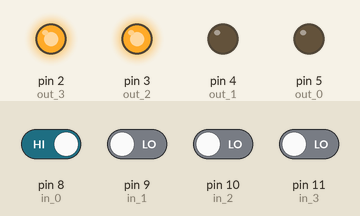
Recording of a sketch running on a simulated Arduino Uno, built with avr-gcc and run on an emulated ATmega328P. On the bench: output pins drawn as LEDs (lit = HIGH). The inputs (shaded band) are chosen by the test bench; at power-on: pin 8 (in_0) HIGH, pin 9 (in_1), pin 10 (in_2), pin 11 (in_3) LOW.

Above: at 1.2 s.
1.3 s: pin 8 (in_0) driven LOW
At 2.5 s:
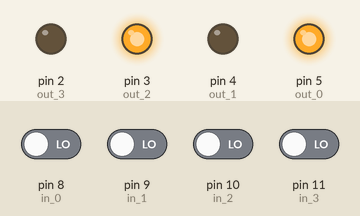
2.8 s: pin 9 (in_1) driven HIGH
At 3.8 s:
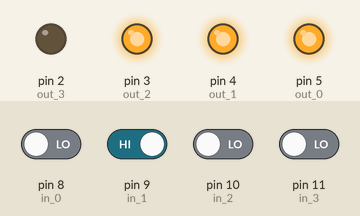
4.3 s: pin 10 (in_2) driven HIGH
At 5.0 s:
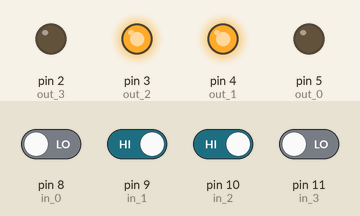
5.8 s: pin 8 (in_0) driven HIGH
At 6.1 s:
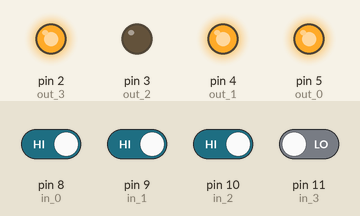
7.3 s: pin 11 (in_3) driven HIGH
At 8.5 s:
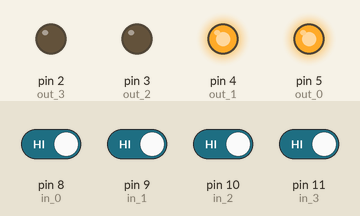
8.8 s: pin 11 (in_3) driven LOW
At 9.6 s:
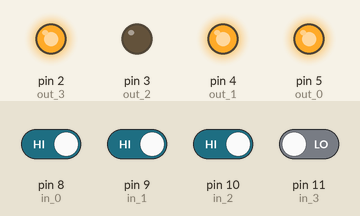
Timing chart, 0 to 11.3 s (numbered marks = the images above; inputs shaded):
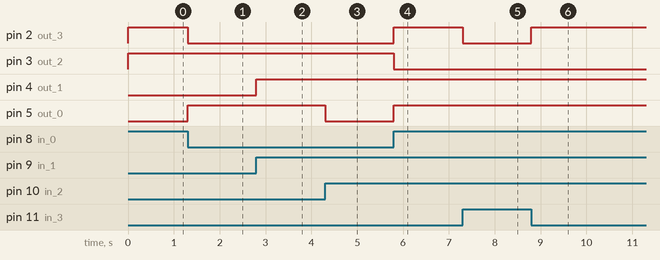

Measured:
- after the input at 1.3 s, pin 2 (out_3): HIGH → LOW at once; pin 5 (out_0): LOW → HIGH at once
- after the input at 2.8 s, pin 4 (out_1): LOW → HIGH at once
- after the input at 4.3 s, pin 5 (out_0): HIGH → LOW at once
- after the input at 5.8 s, pin 2 (out_3), pin 5 (out_0): LOW → HIGH at once; pin 3 (out_2): HIGH → LOW at once
- after the input at 7.3 s, pin 2 (out_3): HIGH → LOW at once
- after the input at 8.8 s, pin 2 (out_3): LOW → HIGH at once

The sketch:

CSE331_GROUP5_MAHIR_RIAN_KAIKO.ino
```cpp
int in_0 = 8;
int in_1 = 9;
int in_2 = 10;
int in_3 = 11;
int out_0 = 5;
int out_1 = 4;
int out_2 = 3;
int out_3 = 2;
int A = 0;
int B = 0;
int C = 0;
int D = 0;

void setup() {
pinMode(in_0, INPUT);
pinMode(in_1, INPUT);
pinMode(in_2, INPUT);
pinMode(in_3, INPUT);
pinMode(out_0, OUTPUT);
pinMode(out_1, OUTPUT);
pinMode(out_2, OUTPUT);
pinMode(out_3, OUTPUT);
}

void loop() {
A = digitalRead(in_0);
B = digitalRead(in_1);
C = digitalRead(in_2);
D = digitalRead(in_3);

if ((!A && !C && !D ) || (!B && C && D) || (A && B && D) || (A && B && C)){
digitalWrite(out_0, HIGH);
} else {
digitalWrite(out_0, LOW);
}

if ((C && !D) || (!A && B) || (A && C) || (B && D)){
digitalWrite(out_1, HIGH);
} else {
digitalWrite(out_1, LOW);
}

if ((!A && !B && !C ) || ( !A && !D) || (!A && B && C) || (!B && !D)){
digitalWrite(out_2, HIGH);
} else {
digitalWrite(out_2, LOW);
}

if ((!A && !B && !C && D) || (!A && !B && C && !D) || (A && !B && !C && !D) || (A && !B && C && D) ||( A && B && C && !D)){
digitalWrite(out_3, HIGH);
} else {
digitalWrite(out_3, LOW);
}

}
```
